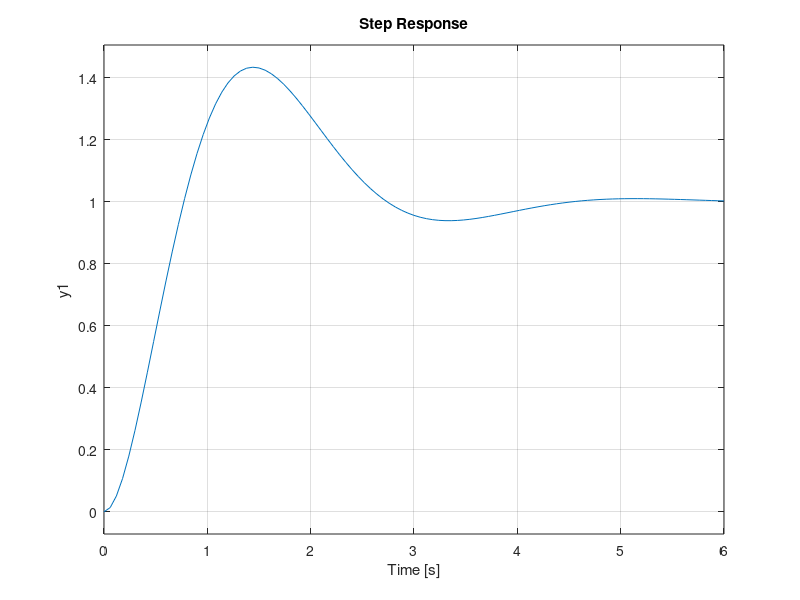

Reproduce this figure in MATLAB.
%% root locus
xi=0.5;
wn=2;
p1=-xi*wn+wn*sqrt(1-xi^2)*1i;
num=10;
den=[1 0 0];
poles_org=roots(den);
zeros_org=roots(num);
phi=0;
for j=1:length(poles_org)
    phi=phi+angle(p1-poles_org(j));
end
for j=1:length(zeros_org)
    phi=phi+angle(p1-zeros_org(j));
end
phi=abs(pi-phi);
anglezero=(angle(p1)+phi)/2;
anglepole=(angle(p1)-phi)/2;
xpole=real(p1)-imag(p1)/tan(anglepole);
xzero=real(p1)-imag(p1)/tan(anglezero);
K=abs((p1+xpole)/(p1+xzero))*abs(polyval(den,p1)/polyval(num,p1));
s=tf('s');
Gc=K*(s-xzero)/(s-xpole);
G=10/s^2;
numtot=conv(num,[K,-K*xzero]);
dentot=conv(den,[1,-xpole]);
dentot=dentot+[zeros(1,length(dentot)-length(numtot)) numtot];
Gtot=tf(numtot,dentot,s);
pole(Gtot)
step(Gtot);
%% stablizing sets
